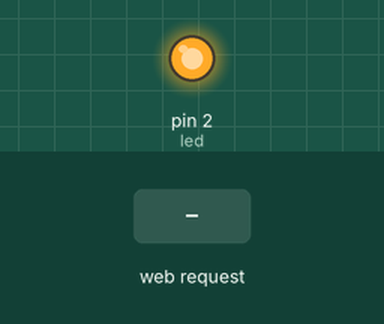
A program run on a simulated MicroPython board. Shown: output pins drawn as LEDs (lit = HIGH). The inputs (shaded band) are chosen by the test bench. WiFi joins after 1.5 s; what the program prints to the serial console is not drawn.

Above: at 2.7 s.
2.8 s: HTTP request GET /?led=on received
At 3.7 s:
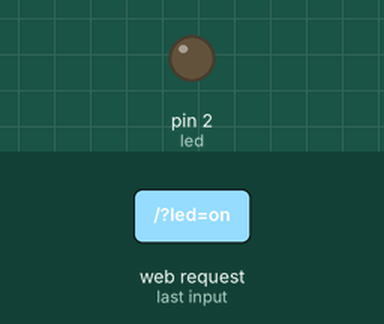
4.3 s: HTTP request GET /?led=off received
At 4.8 s:
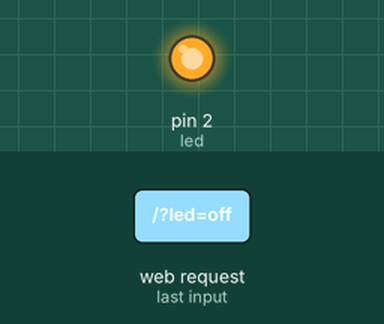
Timing chart, 0 to 7.3 s (numbered marks = the images above; inputs shaded):
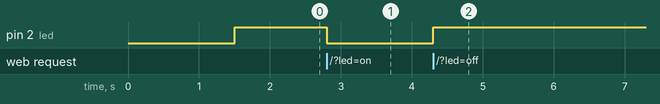

Measured:
- after the input at 2.8 s, pin 2 (led): HIGH → LOW at once
- after the input at 4.3 s, pin 2 (led): LOW → HIGH at once

The program:

main.py
```python
import network
import socket, os
from machine import Pin

SSID='自己的SSID'
PASSWORD='自己的密碼'
HOST = '0.0.0.0'
PORT = 80

def do_connect():
    global HOST
    sta = network.WLAN(network.STA_IF) # Station
    if not sta.isconnected():
        print('正在連線中...')
        sta.active(True) #啟用 STA 模式
        sta.connect(SSID, PASSWORD) #連線基地台
        # 等侯連線
        while not sta.isconnected():
            pass
    print('連線成功!')
    HOST = sta.ifconfig()[0]

ip=do_connect() # 連線基地台

def err(socket, code, msg):
    socket.write("HTTP/1.1 "+code+" "+msg+"\r\n\r\n")
    socket.write("<h1>"+msg+"</h1>")

def handleRequest(client):
    req = client.recv(1024).decode('utf-8')
    firstLine = req.split('\r\n')[0]
    print(firstLine)

    httpMethod = ''
    path = ''
    try:
        httpMethod, path, httpVersion = firstLine.split()
    except:
        pass

    if httpMethod == 'GET': # 接受GET 請求
        fileName = path.strip('/')
        if '?' in fileName: #命令如 switch?led=ON、switch?led=OFF
            cmd, state = fileName.split('?')
            if state.lower() == 'led=on':
                led.value(0) #開燈
            if state.lower() == 'led=off':
                led.value(1) #關燈
            client.send(feedback)
            print("傳送指令",fileName)
        else: #傳送檔案
            if fileName == '':
                fileName = 'index.html'
            print("傳送檔案",web+fileName)

            fileSize = os.stat(web+fileName)[6] #檔案大小
            if fileSize != None:
                f = open(web+fileName, 'r') #開啟檔案
                client.write(httpResponse)  #伺服器回應
                while True:
                    data = f.read(256) #次每次讀取 128 個字元
                    if len(data) == 0: #讀取完畢
                        break
                    client.write(data)   #伺服器回應
                f.close()
            else:
                err(client, "404", "Not Found")
    else:
        err(client, "501", "伺服器處理請求時發生錯誤!")


led = Pin(2, Pin.OUT, value=1)
web = 'Remote_led/www/'

httpResponse = b'''HTTP/1.1 200 OK

'''

feedback = b'''\
HTTP/1.1 200 OK

OK!
'''

s = socket.socket()
s.setsockopt(socket.SOL_SOCKET, socket.SO_REUSEADDR, 1)
s.bind((HOST, PORT))
s.listen(10)
print('{} 伺服器在 {} 埠建立！'.format(HOST, PORT))

while True:
    client, addr = s.accept() #接受客戶端的連線
    handleRequest(client)
    client.close()
```
